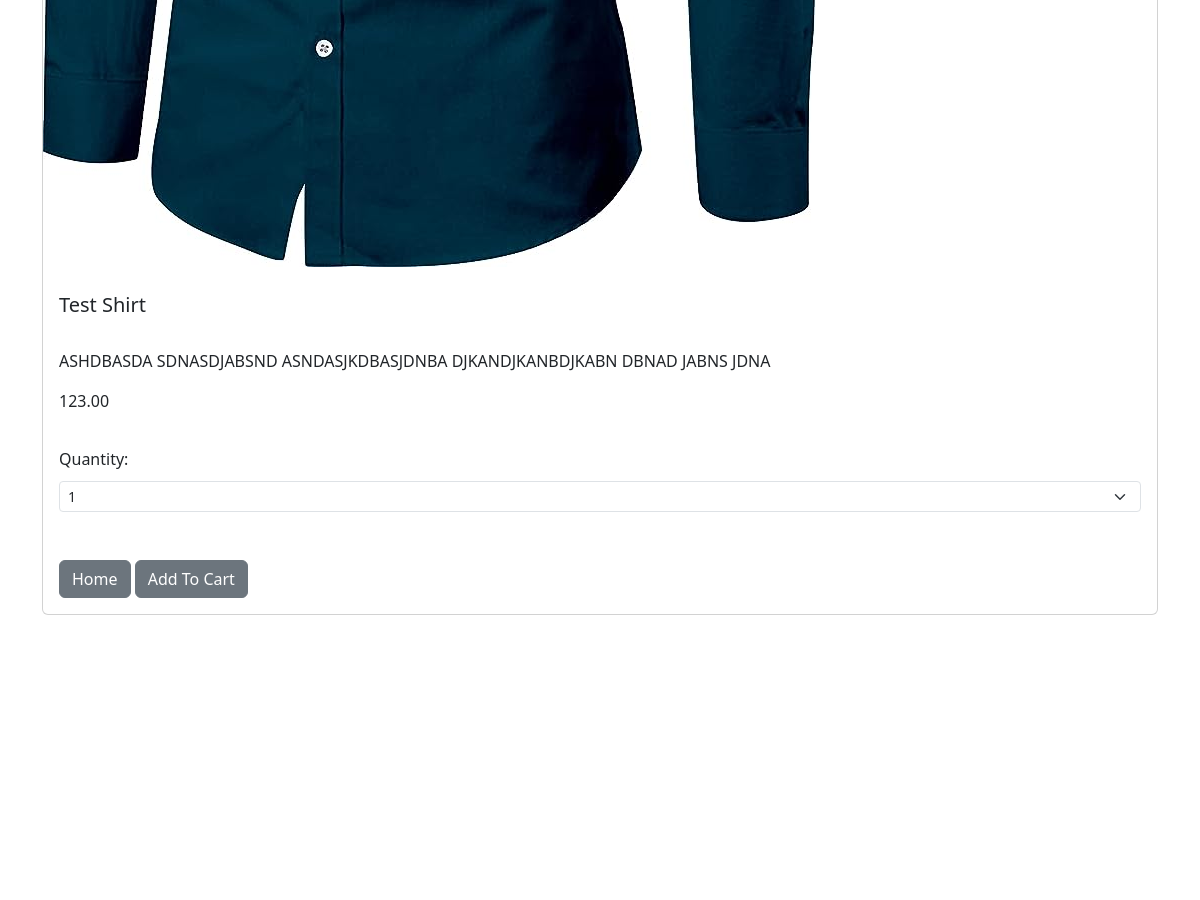
The page /product/1 (middle part) on the database as committed earlier.
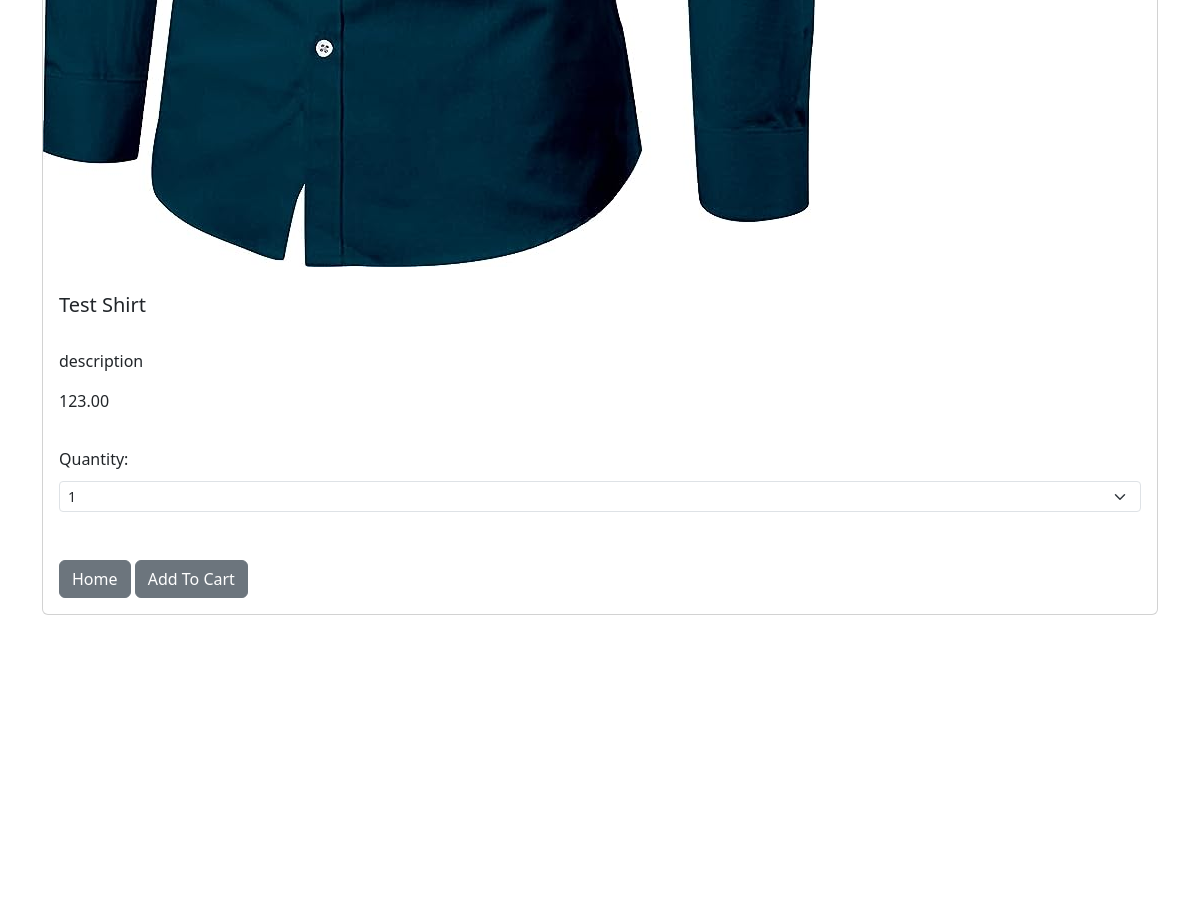
The same page on the database as committed later.
### core/models.py (models this page shows, shortened)
class Product(models.Model):
    product_id = models.DecimalField(max_digits=2,decimal_places=0)
    product_name = models.CharField(max_length=200)
    product_subname = models.CharField(max_length=200,null=True)
    product_type = models.ForeignKey("Product_type", on_delete=models.CASCADE)
    mrp = models.DecimalField(max_digits=8, decimal_places=2)
    price = models.DecimalField(max_digits=8, decimal_places=2)
    date_added = models.DateTimeField(auto_now_add=True)
    product_description = models.TextField(blank = True)
    product_image = models.ImageField(upload_to="uploads/product_image/")
    product_size = models.ForeignKey("Product_size", on_delete=models.CASCADE)
    product_color = models.CharField(max_length=25)
    product_gender = models.ForeignKey("Product_gender", on_delete=models.CASCADE)

### core/views.py (the view)
# urls.py: path('product/<int:pk>',product_description,name='productdescr'),
def product_description(request,pk):
	product = Product.objects.get(id=pk)
	return render(request, 'product_desc.html', {'product':product})

### cart/context_processors.py (called while the page is built)
def cart(request):
    return {'cart': Cart(request)}

### core/templates/product_desc.html (shortened to what this page needs)
{% extends 'base.html' %}
{% load static %}
{% block content %}
<div class="container">
  <br/>
  <div class="card mb-3">
    <div class="row g-0">
      <div class="col-md-4">
        <img src="{{ product.product_image.url }}" class="img-fluid rounded-start" alt="..." >
      </div>
      <div class="col-md-8">
        <div class="card-body">
          <h5 class="card-title">{{ product.product_name }}</h5>
          <br/>
          <p class="card-text justified">{{ product.product_description }}</p>
          {{ product.price }}
              <br/><br/>
  <div class="row justify-content-center">
      <div class="col-md-2">Quantity:</div>
                  <div class="col-md-2">
                  <select class="form-select form-select-sm" id="qty-cart">
                    <option value="1">1</option>
                  </select>
                  </div>
              </div>
              <br/><br/>
          <a href="{% url 'home' %}" class="btn btn-secondary">Home</a>
          <button type="button" value="{{ product.id }}" class="btn btn-secondary" id="add-cart">Add To Cart</button>
        </div>
      </div>
    </div>
  </div>
  </div>
  <br/><br/><br/><br/><br/><br/><br/><br/><br/><br/><br/><br/><br/><br/><br/><br/><br/><br/><br/><br/>
{% endblock %}

### core/templates/base.html (shortened to what this page needs)
<!doctype html>
{% load static %}
<html lang="en">
<head>
  <link href="https://cdn.jsdelivr.net/npm/bootstrap@5.3.3/dist/css/bootstrap.min.css" rel="stylesheet">
</head>
<body>
    {% block content %}
    {% endblock %}
  </body>
</html>

### core/templates/base.html (style rules this page uses)
.row>* { flex-shrink: 0; width: 100%; max-width: 100%; padding-right: calc(var(--bs-gutter-x)* .5); padding-left: calc(var(--bs-gutter-x)* .5); margin-top: 10px; }

Rows that differ between the two databases and show on the page:
changed Product "Test Shirt": product_description "ASHDBASDA SDNASDJABSND ASNDASJKDBASJDNBA DJKANDJKANBDJKABN DBNAD JABNS JDNA" → "description"
